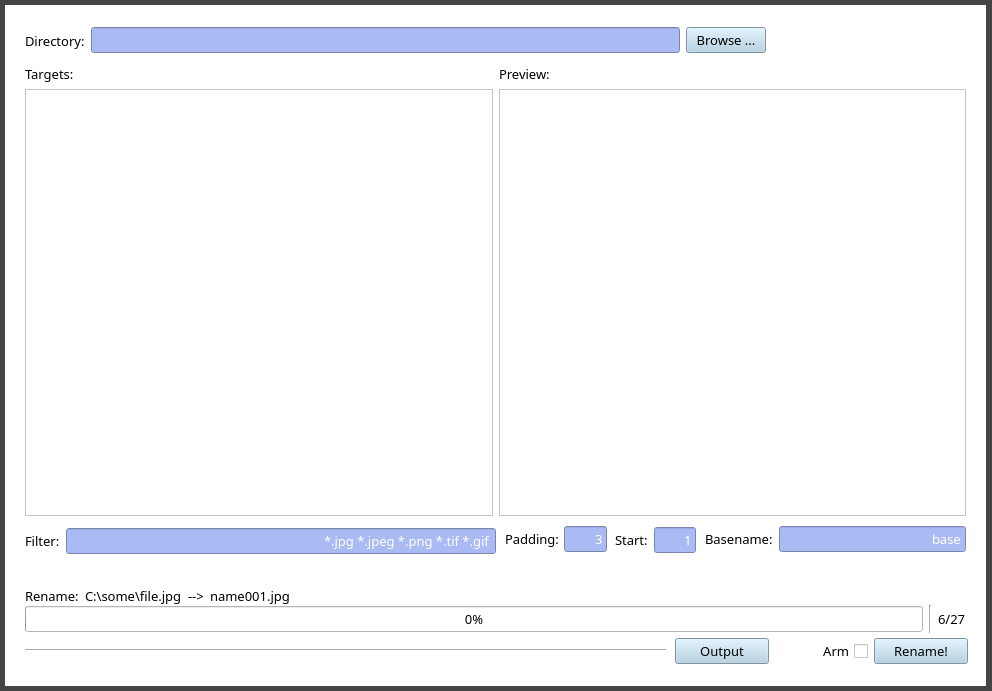
<?xml version="1.0" encoding="UTF-8"?>
<ui version="4.0">
 <author>studio25 - bespoke software</author>
 <class>BatchRename</class>
 <widget class="QWidget" name="BatchRename">
  <property name="geometry">
   <rect>
    <x>0</x>
    <y>0</y>
    <width>992</width>
    <height>691</height>
   </rect>
  </property>
  <property name="minimumSize">
   <size>
    <width>992</width>
    <height>691</height>
   </size>
  </property>
  <property name="maximumSize">
   <size>
    <width>992</width>
    <height>691</height>
   </size>
  </property>
  <property name="palette">
   <palette>
    <active>
     <colorrole role="Button">
      <brush brushstyle="SolidPattern">
       <color alpha="255">
        <red>69</red>
        <green>69</green>
        <blue>69</blue>
       </color>
      </brush>
     </colorrole>
     <colorrole role="Base">
      <brush brushstyle="SolidPattern">
       <color alpha="255">
        <red>69</red>
        <green>69</green>
        <blue>69</blue>
       </color>
      </brush>
     </colorrole>
     <colorrole role="Window">
      <brush brushstyle="SolidPattern">
       <color alpha="255">
        <red>69</red>
        <green>69</green>
        <blue>69</blue>
       </color>
      </brush>
     </colorrole>
    </active>
    <inactive>
     <colorrole role="Button">
      <brush brushstyle="SolidPattern">
       <color alpha="255">
        <red>69</red>
        <green>69</green>
        <blue>69</blue>
       </color>
      </brush>
     </colorrole>
     <colorrole role="Base">
      <brush brushstyle="SolidPattern">
       <color alpha="255">
        <red>69</red>
        <green>69</green>
        <blue>69</blue>
       </color>
      </brush>
     </colorrole>
     <colorrole role="Window">
      <brush brushstyle="SolidPattern">
       <color alpha="255">
        <red>69</red>
        <green>69</green>
        <blue>69</blue>
       </color>
      </brush>
     </colorrole>
    </inactive>
    <disabled>
     <colorrole role="Button">
      <brush brushstyle="SolidPattern">
       <color alpha="255">
        <red>69</red>
        <green>69</green>
        <blue>69</blue>
       </color>
      </brush>
     </colorrole>
     <colorrole role="Base">
      <brush brushstyle="SolidPattern">
       <color alpha="255">
        <red>69</red>
        <green>69</green>
        <blue>69</blue>
       </color>
      </brush>
     </colorrole>
     <colorrole role="Window">
      <brush brushstyle="SolidPattern">
       <color alpha="255">
        <red>69</red>
        <green>69</green>
        <blue>69</blue>
       </color>
      </brush>
     </colorrole>
    </disabled>
   </palette>
  </property>
  <property name="font">
   <font>
    <family>Candara</family>
    <pointsize>10</pointsize>
   </font>
  </property>
  <property name="acceptDrops">
   <bool>false</bool>
  </property>
  <property name="windowTitle">
   <string>Batch Renamer</string>
  </property>
  <property name="autoFillBackground">
   <bool>false</bool>
  </property>
  <property name="styleSheet">
   <string notr="true">background-color: #454545;</string>
  </property>
  <widget class="QWidget" name="Wrapper" native="true">
   <property name="geometry">
    <rect>
     <x>5</x>
     <y>5</y>
     <width>981</width>
     <height>681</height>
    </rect>
   </property>
   <property name="styleSheet">
    <string notr="true">background-color: white;</string>
   </property>
   <widget class="QWidget" name="widget" native="true">
    <property name="geometry">
     <rect>
      <x>800</x>
      <y>20</y>
      <width>141</width>
      <height>41</height>
     </rect>
    </property>
    <property name="font">
     <font>
      <family>Candara</family>
      <pointsize>10</pointsize>
     </font>
    </property>
    <property name="toolTip">
     <string>studio25.org</string>
    </property>
    <property name="styleSheet">
     <string notr="true">background-image: url(/home/nn/code/batchrename/logo.png); background-color: transparent;</string>
    </property>
   </widget>
   <widget class="QWidget" name="horizontalLayoutWidget_3">
    <property name="geometry">
     <rect>
      <x>20</x>
      <y>20</y>
      <width>741</width>
      <height>31</height>
     </rect>
    </property>
    <property name="font">
     <font>
      <family>Candara</family>
      <pointsize>10</pointsize>
     </font>
    </property>
    <layout class="QHBoxLayout" name="directoryGroup">
     <item>
      <widget class="QLabel" name="directoryLabel">
       <property name="font">
        <font>
         <family>Candara</family>
         <pointsize>10</pointsize>
        </font>
       </property>
       <property name="text">
        <string>Directory:</string>
       </property>
      </widget>
     </item>
     <item>
      <widget class="QLineEdit" name="directoryInput">
       <property name="font">
        <font>
         <family>Candara</family>
         <pointsize>10</pointsize>
        </font>
       </property>
       <property name="toolTip">
        <string>Select the directory containing the image files to be renamed</string>
       </property>
       <property name="styleSheet">
        <string notr="true">background-color: #aabaf2; color: #FFFFFF;</string>
       </property>
       <property name="text">
        <string/>
       </property>
      </widget>
     </item>
     <item>
      <widget class="QPushButton" name="directoryBrowse">
       <property name="font">
        <font>
         <family>Candara</family>
         <pointsize>10</pointsize>
        </font>
       </property>
       <property name="styleSheet">
        <string notr="true">background-color: #afcfe2;</string>
       </property>
       <property name="text">
        <string>Browse ...</string>
       </property>
       <property name="flat">
        <bool>false</bool>
       </property>
      </widget>
     </item>
    </layout>
   </widget>
   <widget class="QWidget" name="horizontalLayoutWidget_9">
    <property name="geometry">
     <rect>
      <x>610</x>
      <y>520</y>
      <width>81</width>
      <height>30</height>
     </rect>
    </property>
    <property name="font">
     <font>
      <family>Candara</family>
      <pointsize>10</pointsize>
     </font>
    </property>
    <layout class="QHBoxLayout" name="basenameGroup_2">
     <item>
      <widget class="QLabel" name="basenameLabel_2">
       <property name="font">
        <font>
         <family>Candara</family>
         <pointsize>10</pointsize>
        </font>
       </property>
       <property name="text">
        <string>Start:</string>
       </property>
      </widget>
     </item>
     <item>
      <widget class="QLineEdit" name="basenameInput_2">
       <property name="font">
        <font>
         <family>Candara</family>
         <pointsize>10</pointsize>
        </font>
       </property>
       <property name="toolTip">
        <string>Choose the base name for the renamed files</string>
       </property>
       <property name="styleSheet">
        <string notr="true">background-color: #aabaf2; color: #FFFFFF;</string>
       </property>
       <property name="text">
        <string>1</string>
       </property>
       <property name="alignment">
        <set>Qt::AlignRight|Qt::AlignTrailing|Qt::AlignVCenter</set>
       </property>
      </widget>
     </item>
    </layout>
   </widget>
   <widget class="QWidget" name="horizontalLayoutWidget_4">
    <property name="geometry">
     <rect>
      <x>700</x>
      <y>520</y>
      <width>261</width>
      <height>28</height>
     </rect>
    </property>
    <property name="font">
     <font>
      <family>Candara</family>
      <pointsize>10</pointsize>
     </font>
    </property>
    <layout class="QHBoxLayout" name="basenameGroup">
     <item>
      <widget class="QLabel" name="basenameLabel">
       <property name="font">
        <font>
         <family>Candara</family>
         <pointsize>10</pointsize>
        </font>
       </property>
       <property name="text">
        <string>Basename:</string>
       </property>
      </widget>
     </item>
     <item>
      <widget class="QLineEdit" name="basenameInput">
       <property name="font">
        <font>
         <family>Candara</family>
         <pointsize>10</pointsize>
        </font>
       </property>
       <property name="toolTip">
        <string>Choose the base name for the renamed files</string>
       </property>
       <property name="styleSheet">
        <string notr="true">background-color: #aabaf2; color: #FFFFFF;</string>
       </property>
       <property name="text">
        <string>base</string>
       </property>
       <property name="alignment">
        <set>Qt::AlignRight|Qt::AlignTrailing|Qt::AlignVCenter</set>
       </property>
      </widget>
     </item>
    </layout>
   </widget>
   <widget class="QWidget" name="horizontalLayoutWidget">
    <property name="geometry">
     <rect>
      <x>20</x>
      <y>580</y>
      <width>941</width>
      <height>22</height>
     </rect>
    </property>
    <property name="font">
     <font>
      <family>Candara</family>
      <pointsize>10</pointsize>
     </font>
    </property>
    <layout class="QHBoxLayout" name="operationGroup">
     <item>
      <widget class="QLabel" name="operationLabel">
       <property name="font">
        <font>
         <family>Candara</family>
         <pointsize>10</pointsize>
        </font>
       </property>
       <property name="text">
        <string>Rename:</string>
       </property>
      </widget>
     </item>
     <item>
      <widget class="QLabel" name="operationInput">
       <property name="font">
        <font>
         <family>Candara</family>
         <pointsize>10</pointsize>
        </font>
       </property>
       <property name="text">
        <string>C:\some\file.jpg</string>
       </property>
      </widget>
     </item>
     <item>
      <widget class="QLabel" name="operationArrow">
       <property name="font">
        <font>
         <family>Candara</family>
         <pointsize>10</pointsize>
        </font>
       </property>
       <property name="text">
        <string>--&gt;</string>
       </property>
      </widget>
     </item>
     <item>
      <widget class="QLabel" name="operationOutput">
       <property name="font">
        <font>
         <family>Candara</family>
         <pointsize>10</pointsize>
        </font>
       </property>
       <property name="text">
        <string>name001.jpg</string>
       </property>
      </widget>
     </item>
     <item>
      <spacer name="operationSeperator">
       <property name="font">
        <font>
         <family>Candara</family>
         <pointsize>10</pointsize>
        </font>
       </property>
       <property name="orientation">
        <enum>Qt::Horizontal</enum>
       </property>
       <property name="sizeHint" stdset="0">
        <size>
         <width>40</width>
         <height>20</height>
        </size>
       </property>
      </spacer>
     </item>
    </layout>
   </widget>
   <widget class="QWidget" name="horizontalLayoutWidget_6">
    <property name="geometry">
     <rect>
      <x>500</x>
      <y>520</y>
      <width>102</width>
      <height>28</height>
     </rect>
    </property>
    <property name="font">
     <font>
      <family>Candara</family>
      <pointsize>10</pointsize>
     </font>
    </property>
    <layout class="QHBoxLayout" name="paddingGroup">
     <item>
      <widget class="QLabel" name="paddingLabel">
       <property name="font">
        <font>
         <family>Candara</family>
         <pointsize>10</pointsize>
        </font>
       </property>
       <property name="text">
        <string>Padding:</string>
       </property>
      </widget>
     </item>
     <item>
      <widget class="QLineEdit" name="paddingInput">
       <property name="font">
        <font>
         <family>Candara</family>
         <pointsize>10</pointsize>
        </font>
       </property>
       <property name="toolTip">
        <string>Choose the base name for the renamed files</string>
       </property>
       <property name="styleSheet">
        <string notr="true">background-color: #aabaf2; color: #FFFFFF;</string>
       </property>
       <property name="text">
        <string>3</string>
       </property>
       <property name="alignment">
        <set>Qt::AlignRight|Qt::AlignTrailing|Qt::AlignVCenter</set>
       </property>
      </widget>
     </item>
    </layout>
   </widget>
   <widget class="QWidget" name="gridLayoutWidget">
    <property name="geometry">
     <rect>
      <x>20</x>
      <y>60</y>
      <width>941</width>
      <height>451</height>
     </rect>
    </property>
    <property name="font">
     <font>
      <family>Candara</family>
      <pointsize>10</pointsize>
     </font>
    </property>
    <layout class="QGridLayout" name="previewGroup">
     <item row="1" column="0">
      <widget class="QLabel" name="previewTargetsLabel">
       <property name="font">
        <font>
         <family>Candara</family>
         <pointsize>10</pointsize>
        </font>
       </property>
       <property name="toolTip">
        <string>Files in the selected directory matching the current filter</string>
       </property>
       <property name="text">
        <string>Targets:</string>
       </property>
      </widget>
     </item>
     <item row="3" column="1">
      <widget class="QListView" name="previewOutput">
       <property name="font">
        <font>
         <family>Consolas</family>
         <pointsize>9</pointsize>
        </font>
       </property>
       <property name="toolTip">
        <string/>
       </property>
       <property name="viewMode">
        <enum>QListView::IconMode</enum>
       </property>
      </widget>
     </item>
     <item row="3" column="0">
      <widget class="QListView" name="previewTargets">
       <property name="font">
        <font>
         <family>Consolas</family>
         <pointsize>9</pointsize>
        </font>
       </property>
       <property name="toolTip">
        <string/>
       </property>
      </widget>
     </item>
     <item row="1" column="1">
      <widget class="QLabel" name="previewOutputLabel">
       <property name="font">
        <font>
         <family>Candara</family>
         <pointsize>10</pointsize>
        </font>
       </property>
       <property name="toolTip">
        <string>Preview of rename operation over filtered targets</string>
       </property>
       <property name="text">
        <string>Preview:</string>
       </property>
      </widget>
     </item>
    </layout>
   </widget>
   <widget class="Line" name="BottomSpacer">
    <property name="geometry">
     <rect>
      <x>20</x>
      <y>630</y>
      <width>641</width>
      <height>31</height>
     </rect>
    </property>
    <property name="font">
     <font>
      <family>Candara</family>
      <pointsize>10</pointsize>
     </font>
    </property>
    <property name="orientation">
     <enum>Qt::Horizontal</enum>
    </property>
   </widget>
   <widget class="QWidget" name="horizontalLayoutWidget_7">
    <property name="geometry">
     <rect>
      <x>20</x>
      <y>520</y>
      <width>471</width>
      <height>32</height>
     </rect>
    </property>
    <property name="font">
     <font>
      <family>Candara</family>
      <pointsize>10</pointsize>
     </font>
    </property>
    <layout class="QHBoxLayout" name="filterGroup">
     <item>
      <widget class="QLabel" name="filterLabel">
       <property name="font">
        <font>
         <family>Candara</family>
         <pointsize>10</pointsize>
        </font>
       </property>
       <property name="text">
        <string>Filter:</string>
       </property>
      </widget>
     </item>
     <item>
      <widget class="QLineEdit" name="filterInput">
       <property name="font">
        <font>
         <family>Candara</family>
         <pointsize>10</pointsize>
        </font>
       </property>
       <property name="toolTip">
        <string>Choose the base name for the renamed files</string>
       </property>
       <property name="styleSheet">
        <string notr="true">background-color: #aabaf2; color: #FFFFFF;</string>
       </property>
       <property name="text">
        <string>*.jpg *.jpeg *.png *.tif *.gif</string>
       </property>
       <property name="alignment">
        <set>Qt::AlignRight|Qt::AlignTrailing|Qt::AlignVCenter</set>
       </property>
      </widget>
     </item>
    </layout>
   </widget>
   <widget class="QWidget" name="horizontalLayoutWidget_2">
    <property name="geometry">
     <rect>
      <x>20</x>
      <y>600</y>
      <width>941</width>
      <height>28</height>
     </rect>
    </property>
    <property name="font">
     <font>
      <family>Candara</family>
      <pointsize>10</pointsize>
     </font>
    </property>
    <layout class="QHBoxLayout" name="progressGroup">
     <item>
      <widget class="QProgressBar" name="progressBar">
       <property name="palette">
        <palette>
         <active>
          <colorrole role="Button">
           <brush brushstyle="SolidPattern">
            <color alpha="255">
             <red>255</red>
             <green>255</green>
             <blue>255</blue>
            </color>
           </brush>
          </colorrole>
          <colorrole role="Base">
           <brush brushstyle="SolidPattern">
            <color alpha="255">
             <red>255</red>
             <green>255</green>
             <blue>255</blue>
            </color>
           </brush>
          </colorrole>
          <colorrole role="Window">
           <brush brushstyle="SolidPattern">
            <color alpha="255">
             <red>255</red>
             <green>255</green>
             <blue>255</blue>
            </color>
           </brush>
          </colorrole>
          <colorrole role="Highlight">
           <brush brushstyle="SolidPattern">
            <color alpha="255">
             <red>110</red>
             <green>127</green>
             <blue>210</blue>
            </color>
           </brush>
          </colorrole>
         </active>
         <inactive>
          <colorrole role="Button">
           <brush brushstyle="SolidPattern">
            <color alpha="255">
             <red>255</red>
             <green>255</green>
             <blue>255</blue>
            </color>
           </brush>
          </colorrole>
          <colorrole role="Base">
           <brush brushstyle="SolidPattern">
            <color alpha="255">
             <red>255</red>
             <green>255</green>
             <blue>255</blue>
            </color>
           </brush>
          </colorrole>
          <colorrole role="Window">
           <brush brushstyle="SolidPattern">
            <color alpha="255">
             <red>255</red>
             <green>255</green>
             <blue>255</blue>
            </color>
           </brush>
          </colorrole>
          <colorrole role="Highlight">
           <brush brushstyle="SolidPattern">
            <color alpha="255">
             <red>110</red>
             <green>127</green>
             <blue>210</blue>
            </color>
           </brush>
          </colorrole>
         </inactive>
         <disabled>
          <colorrole role="Button">
           <brush brushstyle="SolidPattern">
            <color alpha="255">
             <red>255</red>
             <green>255</green>
             <blue>255</blue>
            </color>
           </brush>
          </colorrole>
          <colorrole role="Base">
           <brush brushstyle="SolidPattern">
            <color alpha="255">
             <red>255</red>
             <green>255</green>
             <blue>255</blue>
            </color>
           </brush>
          </colorrole>
          <colorrole role="Window">
           <brush brushstyle="SolidPattern">
            <color alpha="255">
             <red>255</red>
             <green>255</green>
             <blue>255</blue>
            </color>
           </brush>
          </colorrole>
          <colorrole role="Highlight">
           <brush brushstyle="SolidPattern">
            <color alpha="255">
             <red>0</red>
             <green>0</green>
             <blue>128</blue>
            </color>
           </brush>
          </colorrole>
         </disabled>
        </palette>
       </property>
       <property name="font">
        <font>
         <family>Candara</family>
         <pointsize>10</pointsize>
        </font>
       </property>
       <property name="styleSheet">
        <string notr="true"/>
       </property>
       <property name="value">
        <number>0</number>
       </property>
       <property name="textVisible">
        <bool>true</bool>
       </property>
       <property name="invertedAppearance">
        <bool>false</bool>
       </property>
      </widget>
     </item>
     <item>
      <widget class="Line" name="progressSeperator">
       <property name="font">
        <font>
         <family>Candara</family>
         <pointsize>10</pointsize>
        </font>
       </property>
       <property name="orientation">
        <enum>Qt::Vertical</enum>
       </property>
      </widget>
     </item>
     <item>
      <widget class="QLabel" name="progressLabel">
       <property name="font">
        <font>
         <family>Candara</family>
         <pointsize>10</pointsize>
        </font>
       </property>
       <property name="text">
        <string>6/27</string>
       </property>
      </widget>
     </item>
    </layout>
   </widget>
   <widget class="QWidget" name="horizontalLayoutWidget_5">
    <property name="geometry">
     <rect>
      <x>670</x>
      <y>630</y>
      <width>293</width>
      <height>32</height>
     </rect>
    </property>
    <property name="font">
     <font>
      <family>Candara</family>
      <pointsize>10</pointsize>
     </font>
    </property>
    <layout class="QHBoxLayout" name="renameGroup">
     <item>
      <widget class="QPushButton" name="renameButton_2">
       <property name="font">
        <font>
         <family>Candara</family>
         <pointsize>10</pointsize>
        </font>
       </property>
       <property name="toolTip">
        <string>Perform the batch rename operation</string>
       </property>
       <property name="styleSheet">
        <string notr="true">background-color: #afcfe2;</string>
       </property>
       <property name="text">
        <string>Output</string>
       </property>
      </widget>
     </item>
     <item>
      <widget class="QCheckBox" name="renameSafety">
       <property name="font">
        <font>
         <family>Candara</family>
         <pointsize>10</pointsize>
        </font>
       </property>
       <property name="layoutDirection">
        <enum>Qt::RightToLeft</enum>
       </property>
       <property name="text">
        <string>Arm</string>
       </property>
      </widget>
     </item>
     <item>
      <widget class="QPushButton" name="renameButton">
       <property name="font">
        <font>
         <family>Candara</family>
         <pointsize>10</pointsize>
        </font>
       </property>
       <property name="toolTip">
        <string>Perform the batch rename operation</string>
       </property>
       <property name="styleSheet">
        <string notr="true">background-color: #afcfe2;</string>
       </property>
       <property name="text">
        <string>Rename!</string>
       </property>
      </widget>
     </item>
    </layout>
   </widget>
  </widget>
 </widget>
 <tabstops>
  <tabstop>directoryInput</tabstop>
  <tabstop>directoryBrowse</tabstop>
  <tabstop>previewTargets</tabstop>
  <tabstop>previewOutput</tabstop>
  <tabstop>filterInput</tabstop>
  <tabstop>paddingInput</tabstop>
  <tabstop>basenameInput_2</tabstop>
  <tabstop>basenameInput</tabstop>
  <tabstop>renameSafety</tabstop>
  <tabstop>renameButton</tabstop>
 </tabstops>
 <resources/>
 <connections>
  <connection>
   <sender>directoryInput</sender>
   <signal>editingFinished()</signal>
   <receiver>BatchRename</receiver>
   <slot>changeDirectory()</slot>
   <hints>
    <hint type="sourcelabel">
     <x>265</x>
     <y>22</y>
    </hint>
    <hint type="destinationlabel">
     <x>284</x>
     <y>35</y>
    </hint>
   </hints>
  </connection>
  <connection>
   <sender>directoryBrowse</sender>
   <signal>released()</signal>
   <receiver>BatchRename</receiver>
   <slot>browseDirectory()</slot>
   <hints>
    <hint type="sourcelabel">
     <x>665</x>
     <y>28</y>
    </hint>
    <hint type="destinationlabel">
     <x>671</x>
     <y>17</y>
    </hint>
   </hints>
  </connection>
  <connection>
   <sender>basenameInput</sender>
   <signal>editingFinished()</signal>
   <receiver>BatchRename</receiver>
   <slot>changeBasename()</slot>
   <hints>
    <hint type="sourcelabel">
     <x>927</x>
     <y>530</y>
    </hint>
    <hint type="destinationlabel">
     <x>908</x>
     <y>543</y>
    </hint>
   </hints>
  </connection>
  <connection>
   <sender>renameButton</sender>
   <signal>released()</signal>
   <receiver>BatchRename</receiver>
   <slot>rename()</slot>
   <hints>
    <hint type="sourcelabel">
     <x>894</x>
     <y>627</y>
    </hint>
    <hint type="destinationlabel">
     <x>895</x>
     <y>623</y>
    </hint>
   </hints>
  </connection>
  <connection>
   <sender>filterInput</sender>
   <signal>editingFinished()</signal>
   <receiver>BatchRename</receiver>
   <slot>updateFilter()</slot>
   <hints>
    <hint type="sourcelabel">
     <x>285</x>
     <y>536</y>
    </hint>
    <hint type="destinationlabel">
     <x>237</x>
     <y>543</y>
    </hint>
   </hints>
  </connection>
  <connection>
   <sender>paddingInput</sender>
   <signal>editingFinished()</signal>
   <receiver>BatchRename</receiver>
   <slot>updatePadding()</slot>
   <hints>
    <hint type="sourcelabel">
     <x>574</x>
     <y>521</y>
    </hint>
    <hint type="destinationlabel">
     <x>566</x>
     <y>563</y>
    </hint>
   </hints>
  </connection>
  <connection>
   <sender>basenameInput_2</sender>
   <signal>editingFinished()</signal>
   <receiver>BatchRename</receiver>
   <slot>updateStart()</slot>
   <hints>
    <hint type="sourcelabel">
     <x>649</x>
     <y>524</y>
    </hint>
    <hint type="destinationlabel">
     <x>676</x>
     <y>566</y>
    </hint>
   </hints>
  </connection>
  <connection>
   <sender>renameSafety</sender>
   <signal>toggled(bool)</signal>
   <receiver>BatchRename</receiver>
   <slot>toggleSafety()</slot>
   <hints>
    <hint type="sourcelabel">
     <x>831</x>
     <y>646</y>
    </hint>
    <hint type="destinationlabel">
     <x>837</x>
     <y>645</y>
    </hint>
   </hints>
  </connection>
  <connection>
   <sender>renameButton_2</sender>
   <signal>released()</signal>
   <receiver>BatchRename</receiver>
   <slot>openOutputDir()</slot>
   <hints>
    <hint type="sourcelabel">
     <x>661</x>
     <y>621</y>
    </hint>
    <hint type="destinationlabel">
     <x>664</x>
     <y>622</y>
    </hint>
   </hints>
  </connection>
 </connections>
 <slots>
  <signal>perform()</signal>
  <slot>rename()</slot>
  <slot>changeDirectory()</slot>
  <slot>changeBasename()</slot>
  <slot>browseDirectory()</slot>
  <slot>updateFilter()</slot>
  <slot>updatePadding()</slot>
  <slot>updateStart()</slot>
  <slot>toggleSafety()</slot>
  <slot>openOutputDir()</slot>
 </slots>
</ui>
